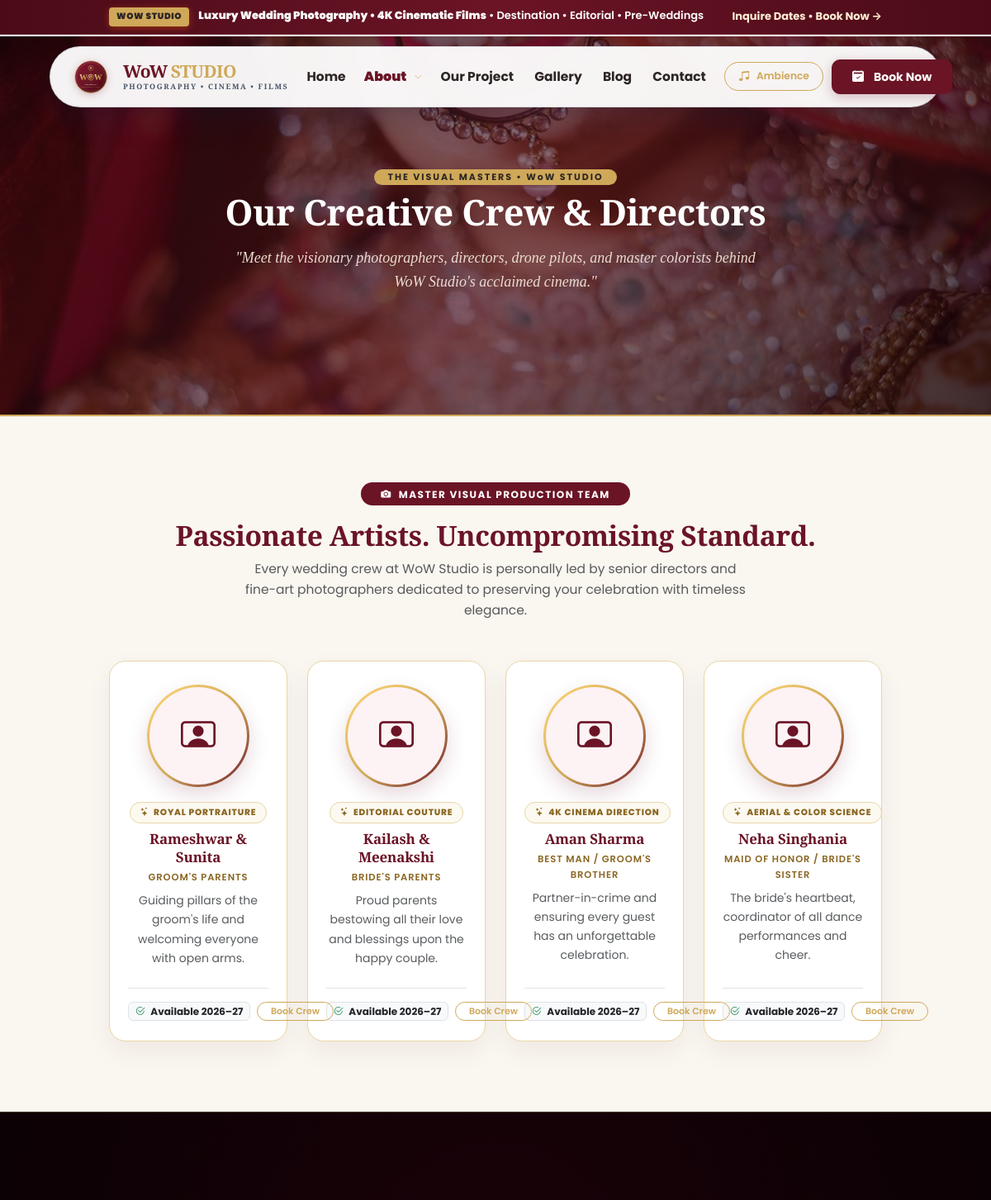
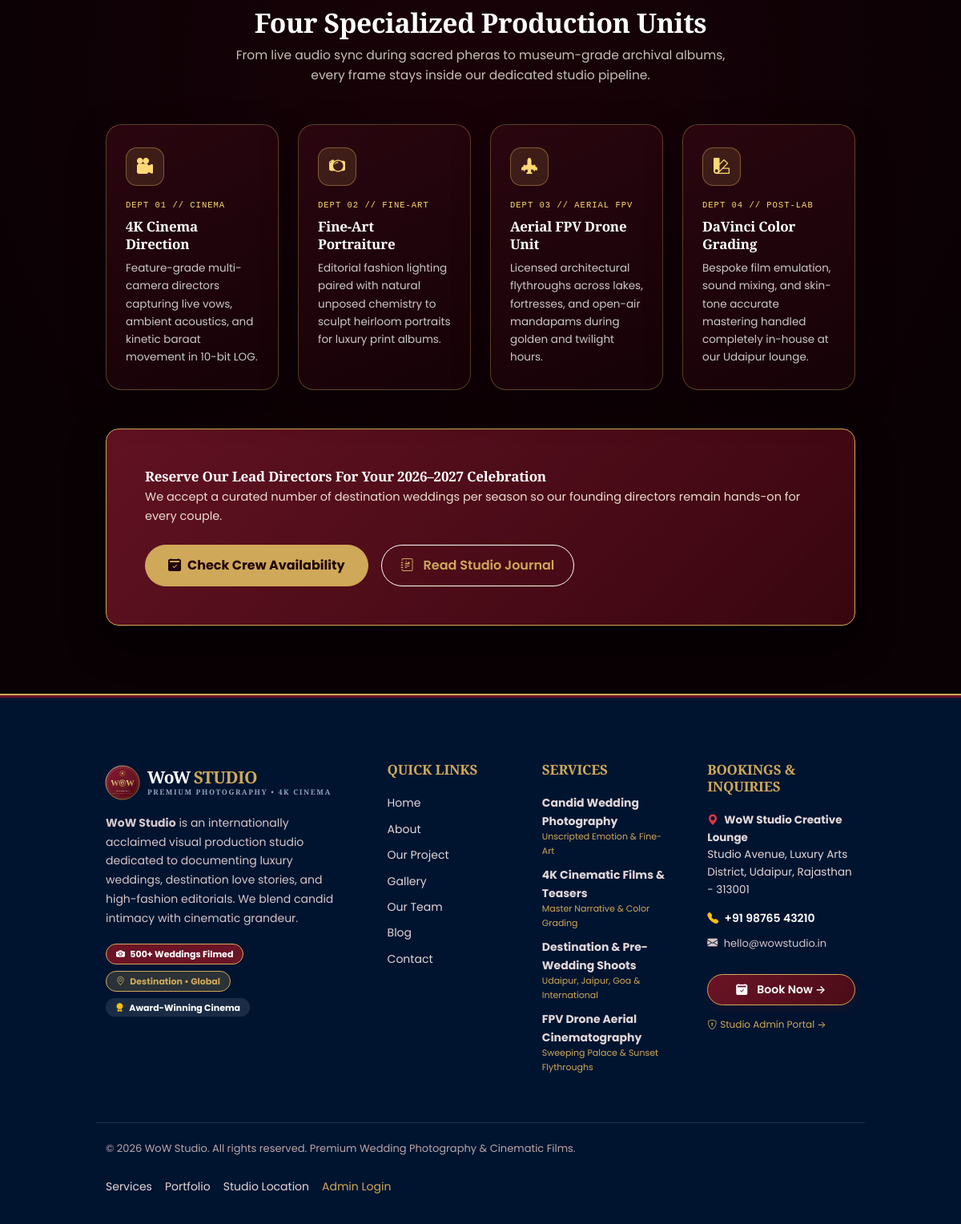
The app's page /team with its own data (2 pictures, top to bottom).
### tables this page shows
CREATE TABLE IF NOT EXISTS `wedding_team` (
    `id` INT AUTO_INCREMENT PRIMARY KEY,
    `name` VARCHAR(150) NOT NULL,
    `relation_role` VARCHAR(150) NOT NULL,
    `side` ENUM('groom', 'bride') NOT NULL DEFAULT 'groom',
    `photo` VARCHAR(255) NULL,
    `phone` VARCHAR(50) NULL,
    `bio` TEXT NULL,
    `order_num` INT DEFAULT 0,
    `created_at` TIMESTAMP DEFAULT CURRENT_TIMESTAMP
);

### front/index.php (called while the page is built, shortened)
<?php
$scriptDir = dirname((string)($_SERVER['SCRIPT_NAME'] ?? ''));
if ($scriptDir !== '/' && $scriptDir !== '\\' && $scriptDir !== '.') {
    $cleanDir = str_replace('\\', '/', $scriptDir);
    $appBasePath = preg_replace('#/front/?$#', '', $cleanDir);
}
require_once __DIR__ . '/layout/frontlayout.php';

### front/view/team/html/index.php (the view, shortened to what this page needs)
<?php
$appBasePath = $appBasePath ?? '';
$db = \Config\Database::connect();
$leadArtists = $db->query("SELECT * FROM wedding_team ORDER BY order_num ASC")->fetchAll();
$specialtyTags = [
    'Royal Portraiture',
    'Editorial Couture',
    '4K Cinema Direction',
    'Aerial & Color Science',
    'Candid Documentary',
    'Destination Storyteller',
];
$departments = [
    [
        'icon' => 'bi-camera-reels-fill',
        'code' => 'DEPT 01 // CINEMA',
        'title' => '4K Cinema Direction',
        'desc' => 'Feature-grade multi-camera directors capturing live vows, ambient acoustics, and kinetic baraat movement in 10-bit LOG.',
    ],
    [
        'icon' => 'bi-camera2',
        'code' => 'DEPT 02 // FINE-ART',
        'title' => 'Fine-Art Portraiture',
        'desc' => 'Editorial fashion lighting paired with natural unposed chemistry to sculpt heirloom portraits for luxury print albums.',
    ],
    [
        'icon' => 'bi-airplane-engines-fill',
        'code' => 'DEPT 03 // AERIAL FPV',
        'title' => 'Aerial FPV Drone Unit',
        'desc' => 'Licensed architectural flythroughs across lakes, fortresses, and open-air mandapams during golden and twilight hours.',
    ],
    [
        'icon' => 'bi-palette2',
        'code' => 'DEPT 04 // POST-LAB',
        'title' => 'DaVinci Color Grading',
        'desc' => 'Bespoke film emulation, sound mixing, and skin-tone accurate mastering handled completely in-house at our Udaipur lounge.',
    ],
];
?>
<section class="page-hero py-5 text-center position-relative" style="background: linear-gradient(135deg, rgba(20, 3, 8, 0.58) 0%, rgba(74, 11, 23, 0.68) 100%), url('<?= $appBasePath ?>/uploads/photo%20store/13.jpeg') center/cover no-repeat; padding-top: 85px !important; padding-bottom: 75px !important; border-bottom: 2px solid var(--champagne-gold);">
    <div class="container position-relative" style="z-index: 2;">
        <span class="badge rounded-pill mb-2 px-3 py-1" style="background: var(--champagne-gold); color: #2c2523; font-weight: 700; letter-spacing: 2px; font-size: 11px;">
            THE VISUAL MASTERS &bull; WoW STUDIO
        </span>
        <h1 class="font-serif fw-bold text-white mb-3">
            Our Creative Crew &amp; Directors
        </h1>
        <p class="lead text-light font-serif fst-italic mb-0" style="max-width: 650px; margin: 0 auto; color: #ebdcd0 !important; font-size: 18px;">
            "Meet the visionary photographers, directors, drone pilots, and master colorists behind WoW Studio's acclaimed cinema."
        </p>
    </div>
</section>
<section class="section" style="background-color: var(--paper-bg); padding: 80px 0 85px;">
    <div class="container">
        <div class="text-center mb-5">
            <span class="badge rounded-pill px-4 py-2 mb-3" style="background: var(--royal-burgundy); color: #fff; font-size: 12px; letter-spacing: 1.5px;">
                <i class="bi bi-camera-fill me-1"></i> MASTER VISUAL PRODUCTION TEAM
            </span>
            <h2 class="font-serif fw-bold" style="color: var(--royal-burgundy);">
                Passionate Artists. Uncompromising Standard.
            </h2>
            <p class="text-muted mx-auto mt-2" style="max-width: 620px; font-size: 15.5px;">
                Every wedding crew at WoW Studio is personally led by senior directors and fine-art photographers dedicated to preserving your celebration with timeless elegance.
            </p>
        </div>
        <div class="row g-4 justify-content-center">
            <?php foreach ($leadArtists as $idx => $mem):
                $specialty = $mem['specialty'] ?? $specialtyTags[$idx % count($specialtyTags)];
            ?>
                <div class="col-lg-3 col-md-6">
                    <article class="team-card-luxury text-center h-100 d-flex flex-column justify-content-between">
                        <div>
                            <div class="team-avatar-ring">
                                <div class="team-avatar-inner">
                                    <?php if (!empty($mem['photo'])): ?>
                                        <img src="<?= $appBasePath ?>/<?= htmlspecialchars($mem['photo']) ?>" alt="<?= htmlspecialchars($mem['name']) ?>" loading="lazy">
                                    <?php else: ?>
                                        <i class="bi bi-person-video" style="color: var(--royal-burgundy); font-size: 42px;"></i>
                                    <?php endif; ?>
                                </div>
                            </div>
                            <div class="mb-2">
                                <span class="team-specialty-badge">
                                    <i class="bi bi-stars"></i> <?= htmlspecialchars($specialty) ?>
                                </span>
                            </div>
                            <h3 class="team-member-title">
                                <?= htmlspecialchars($mem['name']) ?>
                            </h3>
                            <p class="text-uppercase fw-semibold small mb-2" style="color: var(--champagne-gold-deep); letter-spacing: 0.9px; font-size: 11.5px;">
                                <?= htmlspecialchars($mem['relation_role']) ?>
                            </p>
                            <p class="text-muted small mb-0" style="line-height: 1.65;">
                                <?= htmlspecialchars($mem['bio'] ?: '') ?>
                            </p>
                        </div>
                        <div class="pt-3 border-top mt-4 d-flex align-items-center justify-content-between gap-2">
                            <span class="badge bg-light text-dark border" style="white-space: nowrap;">
                                <i class="bi bi-check2-circle text-success me-1"></i> Available 2026–27
                            </span>
                            <a href="<?= $appBasePath ?>/rsvp" class="btn btn-sm btn-gold-outline py-1 px-3" style="font-size: 11px;">
                                Book Crew
                            </a>
                        </div>
                    </article>
                </div>
            <?php endforeach; ?>
        </div>
    </div>
</section>
<section class="section" style="background: radial-gradient(circle at 50% 20%, #190208 0%, #090104 75%); padding: 85px 0; border-top: 1px solid rgba(207, 168, 89, 0.35); border-bottom: 2px solid var(--champagne-gold);">
    <div class="container">
        <div class="text-center mb-5">
            <h2 class="font-serif fw-bold text-white mb-2">
                Four Specialized Production Units
            </h2>
            <p class="mx-auto mb-0" style="color: rgba(245, 237, 228, 0.8); max-width: 620px; font-size: 15.5px;">
                From live audio sync during sacred pheras to museum-grade archival albums, every frame stays inside our dedicated studio pipeline.
            </p>
        </div>
        <div class="row g-4">
            <?php foreach ($departments as $dept): ?>
                <div class="col-lg-3 col-md-6">
                    <div class="team-dept-card">
                        <div class="team-dept-icon">
                            <i class="bi <?= htmlspecialchars($dept['icon']) ?>"></i>
                        </div>
                        <span class="d-block mb-2" style="font-family: 'Courier New', monospace; font-size: 10.5px; color: #ffd875; letter-spacing: 1px;">
                            <?= htmlspecialchars($dept['code']) ?>
                        </span>
                        <h3 class="font-serif fw-bold text-white mb-2">
                            <?= htmlspecialchars($dept['title']) ?>
                        </h3>
                        <p class="mb-0" style="font-size: 13.5px; line-height: 1.65; color: rgba(255, 255, 255, 0.78);">
                            <?= htmlspecialchars($dept['desc']) ?>
                        </p>
                    </div>
                </div>
            <?php endforeach; ?>
        </div>
        <div class="mt-5 p-4 p-md-5 rounded-4 d-flex justify-content-between align-items-center flex-wrap gap-4" style="background: linear-gradient(135deg, rgba(107, 20, 38, 0.9) 0%, rgba(59, 6, 16, 0.95) 100%); border: 1.5px solid var(--champagne-gold); box-shadow: 0 20px 50px rgba(0, 0, 0, 0.45);">
            <div>
                <h3 class="font-serif fw-bold text-white mb-1">Reserve Our Lead Directors For Your 2026–2027 Celebration</h3>
                <p class="mb-0" style="color: #ebdcd0; font-size: 14.5px;">
                    We accept a curated number of destination weddings per season so our founding directors remain hands-on for every couple.
                </p>
            </div>
            <div class="d-flex gap-3 flex-wrap">
                <a href="<?= $appBasePath ?>/rsvp" class="button" style="background: var(--champagne-gold) !important; color: #210409 !important; border-color: var(--champagne-gold) !important; border-radius: 30px !important; padding: 0 28px;">
                    <i class="bi bi-calendar2-check-fill me-2"></i> Check Crew Availability
                </a>
                <a href="<?= $appBasePath ?>/blog" class="btn-gold-outline text-white border-white">
                    <i class="bi bi-journal-richtext me-1"></i> Read Studio Journal
                </a>
            </div>
        </div>
    </div>
</section>

### records on screen
wedding_team: specialty "ROYAL PORTRAITURE", name "Rameshwar & Sunita", relation_role "GROOM'S PARENTS", bio "Guiding pillars of the groom's life and welcoming everyone with open arms."
wedding_team: specialty "EDITORIAL COUTURE", name "Kailash & Meenakshi", relation_role "BRIDE'S PARENTS", bio "Proud parents bestowing all their love and blessings upon the happy couple."
wedding_team: specialty "4K CINEMA DIRECTION", name "Aman Sharma", relation_role "BEST MAN / GROOM'S BROTHER", bio "Partner-in-crime and ensuring every guest has an unforgettable celebration."
wedding_team: specialty "AERIAL & COLOR SCIENCE", name "Neha Singhania", relation_role "MAID OF HONOR / BRIDE'S SISTER", bio "The bride's heartbeat, coordinator of all dance performances and cheer."

### other values on screen
$dept['code'] "DEPT 01 // CINEMA"
$dept['title'] "4K Cinema Direction"
$dept['desc'] "Feature-grade multi-camera directors capturing live vows, ambient acoustics, and kinetic baraat movement in 10-bit LOG."
$dept['code'] "DEPT 02 // FINE-ART"
$dept['title'] "Fine-Art Portraiture"
$dept['desc'] "Editorial fashion lighting paired with natural unposed chemistry to sculpt heirloom portraits for luxury print albums."
$dept['code'] "DEPT 03 // AERIAL FPV"
$dept['title'] "Aerial FPV Drone Unit"
$dept['desc'] "Licensed architectural flythroughs across lakes, fortresses, and open-air mandapams during golden and twilight hours."
$dept['code'] "DEPT 04 // POST-LAB"
$dept['title'] "DaVinci Color Grading"
$dept['desc'] "Bespoke film emulation, sound mixing, and skin-tone accurate mastering handled completely in-house at our Udaipur lounge."
